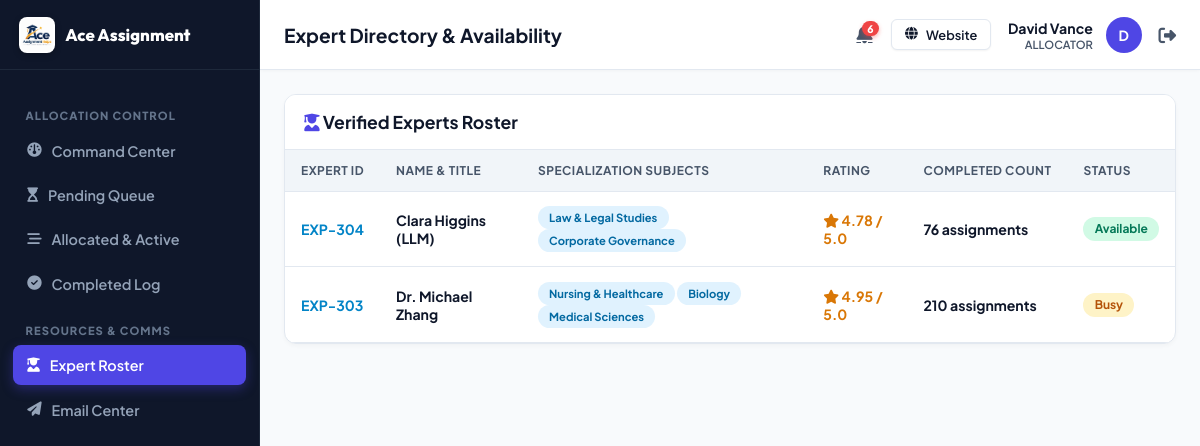
The page /allocator/experts.php (signed in) on the database its author committed.
### tables this page shows
CREATE TABLE `allocators` (
  `id` int NOT NULL AUTO_INCREMENT,
  `allocator_id` varchar(50) NOT NULL,
  `name` varchar(255) NOT NULL,
  `email` varchar(255) NOT NULL,
  `phone` varchar(100) DEFAULT NULL,
  `password` varchar(255) NOT NULL,
  `status` varchar(50) DEFAULT 'Active',
  `performance_score` decimal(5,2) DEFAULT '100.00',
  PRIMARY KEY (`id`),
  UNIQUE KEY `allocator_id` (`allocator_id`),
  UNIQUE KEY `email` (`email`)
);

CREATE TABLE `experts` (
  `id` int NOT NULL AUTO_INCREMENT,
  `expert_id` varchar(50) NOT NULL,
  `name` varchar(255) NOT NULL,
  `email` varchar(255) NOT NULL,
  `phone` varchar(100) DEFAULT NULL,
  `subjects` text,
  `rating` decimal(3,2) DEFAULT '5.00',
  `completed_count` int DEFAULT '0',
  `status` varchar(50) DEFAULT 'Available',
  PRIMARY KEY (`id`),
  UNIQUE KEY `expert_id` (`expert_id`),
  UNIQUE KEY `email` (`email`)
);

### includes/auth.php (called while the page is built, shortened)
<?php
require_once __DIR__ . '/db.php';
class Auth {
    public static function currentUser() {
        return $_SESSION['user'] ?? null;
    }
    public static function checkLoggedIn() {
        $user = self::currentUser();
        if ($user) {
            $table = ($user['role'] === 'Admin') ? 'admins' : (($user['role'] === 'Allocator') ? 'allocators' : (($user['role'] === 'Expert') ? 'experts' : 'students'));
            $idKey = ($user['role'] === 'Admin') ? 'admin_id' : (($user['role'] === 'Allocator') ? 'allocator_id' : (($user['role'] === 'Expert') ? 'expert_id' : 'student_id'));
            $record = DataStore::findOne($table, $idKey, $user['id']);
        }
    }
    public static function checkRole($allowedRoles = []) {
        self::checkLoggedIn();
    }
}

### includes/db.php (called while the page is built, shortened)
<?php
class DataStore {
    private static $pdo = null;
    private static $dbHost = 'database-1.c1o0ygcs2cex.ap-south-1.rds.amazonaws.com';
    private static $dbPort = 3306;
    private static $dbUser = 'admin';
    private static $dbPass = 'Marwal#1627';
    private static $dbName = 'aceassignmenthelp_db';
    public static function getPdo() {
        if (self::$pdo === null) {
            try {
                $dsn = "mysql:host=" . self::$dbHost . ";port=" . self::$dbPort . ";dbname=" . self::$dbName . ";charset=utf8mb4";
                self::$pdo = new PDO($dsn, self::$dbUser, self::$dbPass, [
                    PDO::ATTR_ERRMODE => PDO::ERRMODE_EXCEPTION,
                    PDO::ATTR_DEFAULT_FETCH_MODE => PDO::FETCH_ASSOC,
                    PDO::ATTR_EMULATE_PREPARES => false,
                    PDO::ATTR_TIMEOUT => 5
                ]);
            } catch (Throwable $e) {
                error_log("MySQL Connection Failed: " . $e->getMessage());
                self::$pdo = null;
                throw new Exception("Unable to connect to MySQL database: " . $e->getMessage());
            }
        }
        return self::$pdo;
    }
    private static function formatRecordFromDb($collectionName, $row) {
        if ($collectionName === 'experts' && isset($row['subjects'])) {
            if (is_string($row['subjects'])) {
                $decoded = json_decode($row['subjects'], true);
                $row['subjects'] = is_array($decoded) ? $decoded : array_map('trim', explode(',', $row['subjects']));
            }
        }
        if ($collectionName === 'notifications') {
            if (isset($row['notification_id'])) {
                $row['id'] = $row['notification_id'];
            }
            $row['is_read'] = (bool)($row['is_read'] ?? false);
        }
        return $row;
    }
    public static function getCollection($collectionName) {
        $pdo = self::getPdo();
        try {
            $stmt = $pdo->query("SELECT * FROM `$collectionName` ORDER BY id DESC");
            $rows = $stmt->fetchAll();
            $result = [];
            foreach ($rows as $row) {
                $result[] = self::formatRecordFromDb($collectionName, $row);
            }
            return $result;
        } catch (Throwable $e) {
            error_log("DataStore::getCollection error ($collectionName): " . $e->getMessage());
            return [];
        }
    }
    public static function findOne($collectionName, $key, $value) {
        $pdo = self::getPdo();
        try {
            $sqlKey = $key;
            $stmt = $pdo->prepare("SELECT * FROM `$collectionName` WHERE `$sqlKey` = ? LIMIT 1");
            $stmt->execute([$value]);
            $row = $stmt->fetch();
            if ($row) {
                return self::formatRecordFromDb($collectionName, $row);
            }
        } catch (Throwable $e) {
            error_log("DataStore::findOne error ($collectionName, $key): " . $e->getMessage());
        }
        return null;
    }
}

### includes/helpers.php (called while the page is built, shortened)
<?php
require_once __DIR__ . '/db.php';
function get_user_notifications($user_id, $user_role)
{
    $all = DataStore::getCollection('notifications');
    $filtered = array_filter($all, function ($n) use ($user_id, $user_role) {
        $targetRole = $n['user_role'] ?? '';
        $targetUser = $n['user_id'] ?? '';
        if (!empty($targetUser)) {
            return ($targetUser === $user_id);
        }
        if ($targetRole === 'All')
            return true;
        if ($targetRole === $user_role)
            return true;
        if ($user_role === 'Admin')
            return true;
        return false;
    });
    usort($filtered, function ($a, $b) {
        return strtotime($b['created_at'] ?? '0') - strtotime($a['created_at'] ?? '0');
    });
    return array_values($filtered);
}
function get_unread_notifications_count($user_id, $user_role)
{
    $notifs = get_user_notifications($user_id, $user_role);
    $count = 0;
    foreach ($notifs as $n) {
        if (empty($n['is_read'])) {
            $count++;
        }
    }
    return $count;
}

### allocator/experts.php (the view)
<?php
$pageTitle = "Expert Directory & Availability";
require_once __DIR__ . '/../includes/auth.php';
Auth::checkRole(['Allocator', 'Admin']);
require_once __DIR__ . '/../includes/helpers.php';
include __DIR__ . '/../includes/portal_header.php';
$experts = DataStore::getCollection('experts');
?>
<div class="table-card">
  <div class="table-header">
    <h3 style="font-size:1.1rem; color:var(--text-main);"><i class="fa-solid fa-user-graduate" style="color:var(--primary);"></i> Verified Experts Roster</h3>
  </div>
  <div class="table-responsive">
    <table class="data-table">
      <thead>
        <tr>
          <th>Expert ID</th>
          <th>Name & Title</th>
          <th>Specialization Subjects</th>
          <th>Rating</th>
          <th>Completed Count</th>
          <th>Status</th>
        </tr>
      </thead>
      <tbody>
        <?php foreach ($experts as $exp): ?>
          <tr>
            <td><strong style="color:var(--secondary);"><?php echo htmlspecialchars($exp['expert_id']); ?></strong></td>
            <td><strong style="color:var(--text-main);"><?php echo htmlspecialchars($exp['name']); ?></strong></td>
            <td>
              <?php foreach ($exp['subjects'] as $subj): ?>
                <span class="badge badge-info" style="font-size:0.7rem;"><?php echo htmlspecialchars($subj); ?></span>
              <?php endforeach; ?>
            </td>
            <td><strong style="color:#d97706;"><i class="fa-solid fa-star"></i> <?php echo $exp['rating']; ?> / 5.0</strong></td>
            <td><strong><?php echo $exp['completed_count']; ?> assignments</strong></td>
            <td>
              <span class="badge <?php echo ($exp['status'] === 'Available') ? 'badge-success' : 'badge-warning'; ?>">
                <?php echo htmlspecialchars($exp['status']); ?>
              </span>
            </td>
          </tr>
        <?php endforeach; ?>
      </tbody>
    </table>
  </div>
</div>
</div>
</div>
</body>
</html>

### includes/portal_header.php (shortened to what this page needs)
<?php
require_once __DIR__ . '/auth.php';
require_once __DIR__ . '/helpers.php';
$currentUser = Auth::currentUser();
$userRole = $currentUser['role'];
?>
<!DOCTYPE html>
<html lang="en">
<head>
  <link rel="stylesheet" href="https://cdnjs.cloudflare.com/ajax/libs/font-awesome/6.4.0/css/all.min.css">
  <link rel="stylesheet" href="/assets/css/portal.css">
</head>
<body class="portal-body">
<div class="portal-wrapper">
  <?php include __DIR__ . '/portal_sidebar.php'; ?>
  <div class="portal-main">
    <header class="portal-topbar">
      <div style="display:flex; align-items:center; gap:12px;">
        <div class="topbar-title">
          <?php echo isset($pageTitle) ? htmlspecialchars($pageTitle) : 'Dashboard Overview'; ?>
        </div>
      </div>
      <div class="topbar-user">
        <?php $unreadNotifCount = function_exists('get_unread_notifications_count') ? get_unread_notifications_count($currentUser['id'], $userRole) : 0; ?>
        <a href="/<?php echo strtolower($userRole); ?>/notifications.php" style="position:relative; color:var(--text-muted); font-size:1.15rem; margin-right:6px; display:inline-flex; align-items:center;" title="Notifications (<?php echo $unreadNotifCount; ?> unread)">
          <?php if ($unreadNotifCount > 0): ?>
            <span style="position:absolute; top:-4px; right:-6px; background:#ef4444; color:#fff; font-size:0.65rem; font-weight:800; border-radius:10px; padding:1px 5px; min-width:14px; text-align:center; box-shadow:0 2px 4px rgba(239, 68, 68, 0.4);"><?php echo $unreadNotifCount; ?></span>
          <?php endif; ?>
        </a>
        <a href="/" target="_blank" class="btn btn-outline btn-sm" style="margin-right:4px; display:inline-flex;">
          <i class="fa-solid fa-globe"></i> <span class="user-meta-desktop">Website</span>
        </a>
        <div style="text-align:right;" class="user-meta-desktop">
          <div style="font-weight:700; color:var(--text-main); font-size:0.88rem;"><?php echo htmlspecialchars($currentUser['name']); ?></div>
          <small style="color:var(--text-muted); font-weight:600; font-size:0.7rem; text-transform:uppercase; display:block;"><?php echo htmlspecialchars($userRole); ?></small>
        </div>
        <div class="user-avatar" title="<?php echo htmlspecialchars($currentUser['name']); ?>">
          <?php echo strtoupper(substr($currentUser['name'], 0, 1)); ?>
        </div>
        <a href="/logout.php" title="Logout" style="color:var(--text-muted); font-size:1.1rem; margin-left:4px;">
          <i class="fa-solid fa-right-from-bracket"></i>
        </a>
      </div>
    </header>
    <div class="portal-content">

### assets/css/portal.css (style rules this page uses)
:root { --portal-bg: #f8fafc; --portal-card-bg: #ffffff; --portal-sidebar-bg: #0f172a; --portal-sidebar-text: #94a3b8; --portal-sidebar-active: #4f46e5; --portal-topbar-bg: #ffffff; --portal-border: #e2e8f0; --primary: #4f46e5; --primary-hover: #4338ca; --secondary: #0284c7; --success: #059669; --warning: #d97706; --danger: #dc2626; --text-main: #0f172a; --text-muted: #475569; --text-dim: #94a3b8; --font-main: 'Plus Jakarta Sans', sans-serif; --font-head: 'Outfit', sans-serif; --radius-sm: 8px; --radius-md: 12px; --radius-lg: 16px; }
* { box-sizing: border-box; margin: 0; padding: 0; }
html { overflow-y: auto; overflow-x: hidden; scroll-behavior: smooth; }
body.portal-body { width: 100%; max-width: 100%; overflow-x: hidden; font-family: var(--font-main); background-color: var(--portal-bg); color: var(--text-main); min-height: 100vh; -webkit-font-smoothing: antialiased; }
.portal-wrapper { display: flex; min-height: 100vh; width: 100%; position: relative; }
.portal-main { flex: 1; display: flex; flex-direction: column; min-width: 0; width: 100%; }
.portal-topbar { height: 70px; background: var(--portal-topbar-bg); border-bottom: 1px solid var(--portal-border); padding: 0 1.5rem; display: flex; justify-content: space-between; align-items: center; box-shadow: 0 1px 3px rgba(0, 0, 0, 0.03); }
.topbar-title { font-size: 1.2rem; font-weight: 700; color: var(--text-main); white-space: nowrap; overflow: hidden; text-overflow: ellipsis; }
.topbar-user { display: flex; align-items: center; gap: 0.8rem; }
.user-avatar { width: 36px; height: 36px; border-radius: 50%; background: var(--primary); color: #ffffff; display: flex; align-items: center; justify-content: center; font-weight: 700; font-size: 0.88rem; flex-shrink: 0; }
.portal-content { padding: 1.5rem; flex: 1; width: 100%; max-width: 100%; box-sizing: border-box; }
.btn { display: inline-flex; align-items: center; justify-content: center; gap: 8px; padding: 0.65rem 1.25rem; font-family: var(--font-main); font-weight: 600; font-size: 0.88rem; border-radius: var(--radius-sm); border: 1px solid transparent; cursor: pointer; text-decoration: none; transition: all 0.2s cubic-bezier(0.4, 0, 0.2, 1); box-shadow: 0 1px 2px rgba(0, 0, 0, 0.05); white-space: nowrap; }
.btn-outline { background: #ffffff; color: var(--text-main); border: 1px solid var(--portal-border); }
.btn-sm { padding: 0.4rem 0.8rem; font-size: 0.8rem; border-radius: 6px; }
.badge { display: inline-flex; align-items: center; gap: 5px; padding: 0.3rem 0.7rem; font-size: 0.75rem; font-weight: 700; border-radius: 50px; line-height: 1.2; white-space: nowrap; }
.badge-success { background: #d1fae5; color: #047857; }
.badge-warning { background: #fef3c7; color: #b45309; }
.badge-info { background: #e0f2fe; color: #0369a1; }
.table-card { background: var(--portal-card-bg); border: 1px solid var(--portal-border); border-radius: var(--radius-md); overflow: hidden; box-shadow: 0 2px 4px rgba(0, 0, 0, 0.03); margin-bottom: 1.8rem; width: 100%; }
.table-header { padding: 1rem 1.2rem; border-bottom: 1px solid var(--portal-border); display: flex; justify-content: space-between; align-items: center; background: #ffffff; flex-wrap: wrap; gap: 0.8rem; }
.table-responsive { width: 100%; overflow-x: auto; -webkit-overflow-scrolling: touch; }
.data-table { width: 100%; min-width: 650px; border-collapse: collapse; text-align: left; }
.data-table th { background: #f1f5f9; padding: 0.8rem 1rem; font-size: 0.75rem; font-weight: 700; text-transform: uppercase; letter-spacing: 0.5px; color: var(--text-muted); border-bottom: 1px solid var(--portal-border); white-space: nowrap; }
.data-table td { padding: 0.9rem 1rem; border-bottom: 1px solid var(--portal-border); font-size: 0.88rem; color: var(--text-main); }

### rows shown on the page
allocators: name "David Vance", name "D"
experts: expert "EXP-304", name "Clara Higgins (LLM)", subj "Law & Legal Studies", subj "Corporate Governance", rating "4.78", completed_count "76", status "Available"
experts: expert "EXP-303", name "Dr. Michael Zhang", subj "Nursing & Healthcare", subj "Biology", subj "Medical Sciences", rating "4.95", completed_count "210", status "Busy"

### other values the page prints
$pageTitle "Expert Directory & Availability"
$unreadNotifCount "6"
$userRole "ALLOCATOR"
